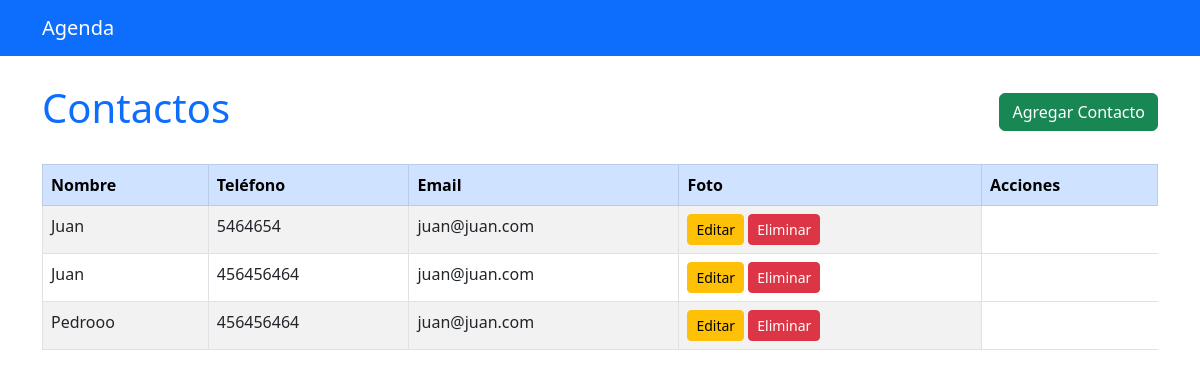
Before: / with the older database file.
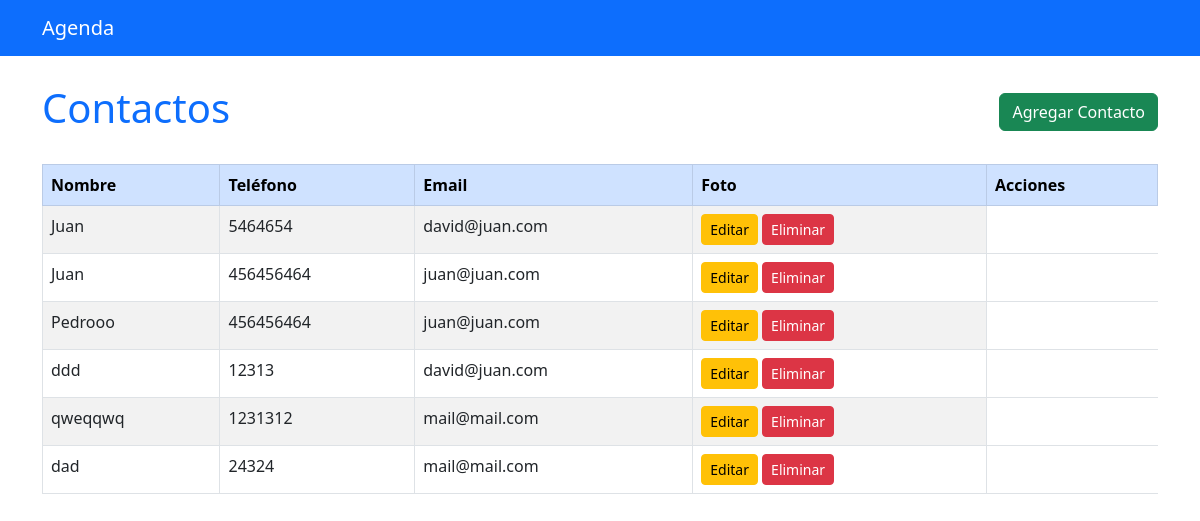
After: the same page with the newer database file.
### telefono/models.py (models this page shows, shortened)
class Contacto(models.Model):
    nombre = models.CharField(max_length=50)
    telefono = models.CharField(max_length=10)
    email = models.EmailField(blank=True, null=True, verbose_name='Correo Electrónico')
    foto = models.ImageField(upload_to='contactos/', null=True, blank=True)
    class Meta:
        permissions = (
            ('puede_ver_contactos', 'Ver contactos'),
            ('puede_escribir_contactos', 'Escribir contactos')
        )

### telefono/views.py (the view)
# urls.py: path('', lista_contactos, name= 'lista_contactos'),
def lista_contactos(request):
    contactos = Contacto.objects.all()
    return render(request, 'lista_contactos.html', {'contactos': contactos})

### telefono/templates/lista_contactos.html (shortened to what this page needs)
{% extends 'base.html' %}
{% block cuerpo %}
<div class="d-flex justify-content-between align-items-center mb-4">
    <h1 class="text-primary">Contactos</h1>
    <a href="{% url 'agregar_contactos' %}" class="btn btn-success">Agregar Contacto</a>
</div>
{% if contactos %}
    <div class="table-responsive">
        <table class="table table-bordered table-striped">
            <thead class="table-primary">
                <tr>
                    <th>Nombre</th>
                    <th>Teléfono</th>
                    <th>Email</th>
                    <th>Foto</th>
                    <th>Acciones</th>
                </tr>
            </thead>
            <tbody>
                {% for contacto in contactos %}
                <tr>
                    <td>{{ contacto.nombre }}</td>
                    <td>{{ contacto.telefono }}</td>
                    <td>{{ contacto.email }}</td>
                    <td>
                        <a href="{% url 'editar_contacto' contacto.id %}" class="btn btn-warning btn-sm">Editar</a>
                        <a href="{% url 'eliminar_contacto' contacto.id %}" class="btn btn-danger btn-sm">Eliminar</a>
                    </td>
                </tr>
                {% endfor %}
            </tbody>
        </table>
    </div>
{% else %}
    <p class="text-muted">No hay contactos registrados.</p>
{% endif %}
{% endblock %}

### telefono/templates/base.html (shortened to what this page needs)
<!DOCTYPE html>
<html lang="es">
<head>
    <link href="https://cdn.jsdelivr.net/npm/bootstrap@5.3.0/dist/css/bootstrap.min.css" rel="stylesheet">
</head>
<body>
    <nav class="navbar navbar-expand-lg navbar-dark bg-primary fixed-top">
        <div class="container">
            <a class="navbar-brand" href="{% url 'lista_contactos' %}">Agenda</a>
        </div>
    </nav>
    <div class="container mt-4">
        {% block cuerpo %}
        {% endblock %}
    </div>
</body>
</html>

### telefono/templates/base.html (style rules this page uses)
body { padding-top: 60px; }

Changed rows visible on the page:
changed Contacto (number 1 of 6 on the later page): email "juan@juan.com" → "david@juan.com"
added Contacto: nombre "ddd", telefono "12313", email "david@juan.com"
added Contacto: nombre "qweqqwq", telefono "1231312", email "mail@mail.com"
added Contacto: nombre "dad", telefono "24324", email "mail@mail.com"
